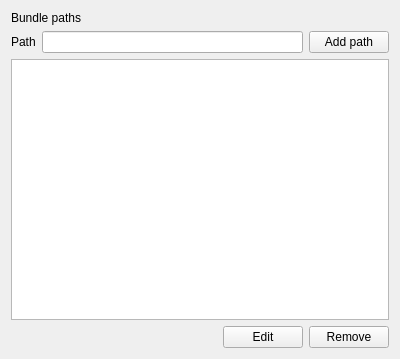
<?xml version="1.0" encoding="UTF-8"?>
<ui version="4.0">
 <class>Bundles</class>
 <widget class="QWidget" name="Bundles">
  <property name="geometry">
   <rect>
    <x>0</x>
    <y>0</y>
    <width>400</width>
    <height>359</height>
   </rect>
  </property>
  <property name="windowTitle">
   <string>Bundle Paths</string>
  </property>
  <property name="windowIcon">
   <iconset resource="../../../res.qrc">
    <normaloff>:/actions/resources/actions/folder-sync.png</normaloff>:/actions/resources/actions/folder-sync.png</iconset>
  </property>
  <layout class="QVBoxLayout" name="verticalLayout">
   <item>
    <widget class="QLabel" name="label_2">
     <property name="text">
      <string>Bundle paths</string>
     </property>
    </widget>
   </item>
   <item>
    <layout class="QHBoxLayout" name="horizontalLayout_2">
     <item>
      <widget class="QLabel" name="label">
       <property name="text">
        <string>Path</string>
       </property>
      </widget>
     </item>
     <item>
      <widget class="QLineEdit" name="linePath">
       <property name="toolTip">
        <string>Bundles contain syntax definition, commands and snippets,
you can add bundles to this directory but make sure you
include the upper level folder containing the .tmBundle
directory.</string>
       </property>
      </widget>
     </item>
     <item>
      <widget class="QPushButton" name="pushAddPath">
       <property name="text">
        <string>Add path</string>
       </property>
      </widget>
     </item>
    </layout>
   </item>
   <item>
    <widget class="QListWidget" name="listWidget"/>
   </item>
   <item>
    <layout class="QHBoxLayout" name="horizontalLayout">
     <item>
      <spacer name="horizontalSpacer">
       <property name="orientation">
        <enum>Qt::Horizontal</enum>
       </property>
       <property name="sizeHint" stdset="0">
        <size>
         <width>40</width>
         <height>20</height>
        </size>
       </property>
      </spacer>
     </item>
     <item>
      <widget class="QPushButton" name="pushEdit">
       <property name="text">
        <string>Edit</string>
       </property>
      </widget>
     </item>
     <item>
      <widget class="QPushButton" name="pushRemove">
       <property name="text">
        <string>Remove</string>
       </property>
      </widget>
     </item>
    </layout>
   </item>
  </layout>
 </widget>
 <resources>
  <include location="../../../res.qrc"/>
 </resources>
 <connections/>
</ui>
